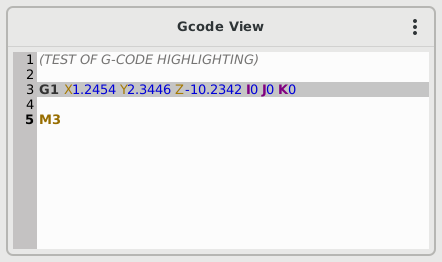

Source code (Python):
#!/usr/bin/env python

#   Copyright (c) 2017 Kurt Jacobson
#       <[email redacted]>
#
#   This file is part of Hazzy.
#
#   Hazzy is free software: you can redistribute it and/or modify
#   it under the terms of the GNU General Public License as published by
#   the Free Software Foundation, either version 3 of the License, or
#   (at your option) any later version.
#
#   Hazzy is distributed in the hope that it will be useful,
#   but WITHOUT ANY WARRANTY; without even the implied warranty of
#   MERCHANTABILITY or FITNESS FOR A PARTICULAR PURPOSE.  See the
#   GNU General Public License for more details.
#
#   You should have received a copy of the GNU General Public License
#   along with Hazzy.  If not, see <http://www.gnu.org/licenses/>.


import pygtk
import gtk
import os
import sys
import gtksourceview2 as gtksourceview
import gobject
import logging
from preferences import Preferences
from modules.touchpads.keyboard import Keyboard

log = logging.getLogger("HAZZY.GCODEVIEW")

# Set up paths
PYDIR = os.path.dirname(os.path.realpath(__file__))
LANGDIR = os.path.join(PYDIR, 'gcode_highlight', "language-specs")
STYLEDIR = os.path.join(PYDIR, 'gcode_highlight', "styles")


class GcodeView(gobject.GObject,):
    __gtype_name__ = 'GcodeView'
    __gsignals__ = {
        'file-activated': (gobject.SIGNAL_RUN_FIRST, None, (str,)),
        'selection-changed': (gobject.SIGNAL_RUN_FIRST, None, (str,)),
        'button-press-event': (gobject.SIGNAL_RUN_FIRST, None, (object,)),
        'error': (gobject.SIGNAL_RUN_FIRST, None, (str, str))
    }

    def __init__(self, preview=False):

        gobject.GObject.__init__(self)
        self.is_preview = preview

        # Module init
        self.prefs = Preferences
        self.keyboard = Keyboard

        # create buffer
        self.buf = gtksourceview.Buffer()
        self.gtksourceview = gtksourceview.View(self.buf)

        # setup style and lang managers
        self.lm = gtksourceview.LanguageManager()
        self.sm = gtksourceview.StyleSchemeManager()

        self.lm.set_search_path([LANGDIR])
        self.sm.set_search_path([STYLEDIR])

        self.buf.set_style_scheme(self.sm.get_scheme('gcode'))
        self.buf.set_language(self.lm.get_language('gcode'))

        self.buf.set_max_undo_levels(20)

        self.gtksourceview.set_show_line_numbers(True)
        self.gtksourceview.set_show_line_marks(False)
        self.gtksourceview.set_highlight_current_line(False)

        # Only allow edit if gcode preview
        self.gtksourceview.set_editable(self.is_preview)

        self.holder_text = "\t\t\t****No file to preview****"

        # Only highlight motion line if not preview
        if not self.is_preview:
            self.gtksourceview.set_can_focus(False)
            self.holder_text = ""

        self.gtksourceview.connect('button-press-event', self.on_button_press)
        self.gtksourceview.connect('key-press-event', self.on_key_press)

        # Set line highlight styles
        self.gtksourceview.set_mark_category_background('none', gtk.gdk.Color('#ffffff'))
        self.gtksourceview.set_mark_category_background('motion', gtk.gdk.Color('#c5c5c5'))
        self.gtksourceview.set_mark_category_background('selected', gtk.gdk.Color('#96fef6'))
        self.gtksourceview.set_mark_category_background('error', gtk.gdk.Color('#ff7373'))

        self.mark = None
        self.current_file = None
        self.error_line =None

        self.gtksourceview.show()


    def load_file(self, fn=None):
        self.current_file = fn
        self.buf.begin_not_undoable_action()
        if not fn:
            self.buf.set_text(self.holder_text)
        else:
            with open(fn, 'r') as f:
                self.buf.set_text(f.read())
        self.buf.end_not_undoable_action()
        self.buf.set_modified(False)

        if self.error_line:
            self.highlight_line(self.error_line, 'error')
            self.error_line = None
        else:
            self.highlight_line(None)


    def highlight_line(self, lnum, style='none'):
        if not lnum or lnum == -1:
            if self.mark:
                self.buf.delete_mark(self.mark)
                self.mark = None
            return
        iter = self.buf.get_iter_at_line(lnum-1)
        if not self.mark:
            self.mark = self.buf.create_source_mark(style, style, iter)
        elif self.mark != self.buf.get_mark(style):
            self.buf.delete_mark(self.mark)
            self.mark = self.buf.create_source_mark(style, style, iter)
        else:
            self.buf.move_mark(self.mark, iter)
        self.gtksourceview.scroll_to_mark(self.mark, 0, True, 0, 0.5)

    # Since Gremlin reports any errors before GStat emits the 'file-loaded'
    # signal, we have to save the error line here and then do the actual 
    # highlighting after we have loaded the sourceview in 'self.load_file'
    def highlight_error_line(self, lnum):
        self.error_line = lnum

    def get_modified(self):
        return self.buf.get_modified()

    def set_modified(self, data):
        self.buf.set_modified(data)

    def set_line_number(self, lnum):
        self.highlight_line(int(lnum))

    def get_program_length(self):
        return self.buf.get_line_count()


    # Toggle line numbers on double click
    def on_button_press(self, widget, event):
        if event.type == gtk.gdk._2BUTTON_PRESS:
            if widget.get_show_line_numbers():
                widget.set_show_line_numbers(False)
            else:
                widget.set_show_line_numbers(True)
        elif event.button == 3:
            return True

        if self.is_preview:
            if self.current_file is None:
                self.load_file(self.prefs.getpref("FILE PATHS", "NEW_PROGRAM_TEMPLATE", "", str))
            if self.prefs.getpref("POP-UP KEYPAD", "USE_ON_EDIT", "YES"):
                self.keyboard.show(widget, True)


    # If no "save as" file name specified save to the current file in preview
    def save(self, fn=None):
        if fn is None:
            fn = self.current_file
        text = self.buf.get_text(self.buf.get_start_iter(), self.buf.get_end_iter())

        with open(fn, "w") as openfile:
            openfile.write(text)

        self.buf.set_modified(False)
        log.info('Saved file as "{0}"'.format(fn))


    # ctrl+s to save the file
    def on_key_press(self, widget, event):
        kv = event.keyval
        if event.state & gtk.gdk.CONTROL_MASK:
            if kv == gtk.keysyms.s:
                self.save()


# ==========================================================
# For standalone testing
# ==========================================================

def main():
    gtk.main()

def destroy(widget):
    gtk.main_quit()

if __name__ == "__main__":
    gcodeview = GcodeView(preview=True)
    window = gtk.Window()
    scrolled = gtk.ScrolledWindow()
    window.connect('destroy', destroy)
    scrolled.add(gcodeview.gtksourceview)
    window.add(scrolled)
    window.set_default_size(350, 400)
    gcodeview.buf.set_text(
'''(TEST OF G-CODE HIGHLIGHTING)

G1 X1.2454 Y2.3446 Z-10.2342 I0 J0 K0

M3''')
    window.show_all()
    gcodeview.highlight_line(3, 'error')
    main()
